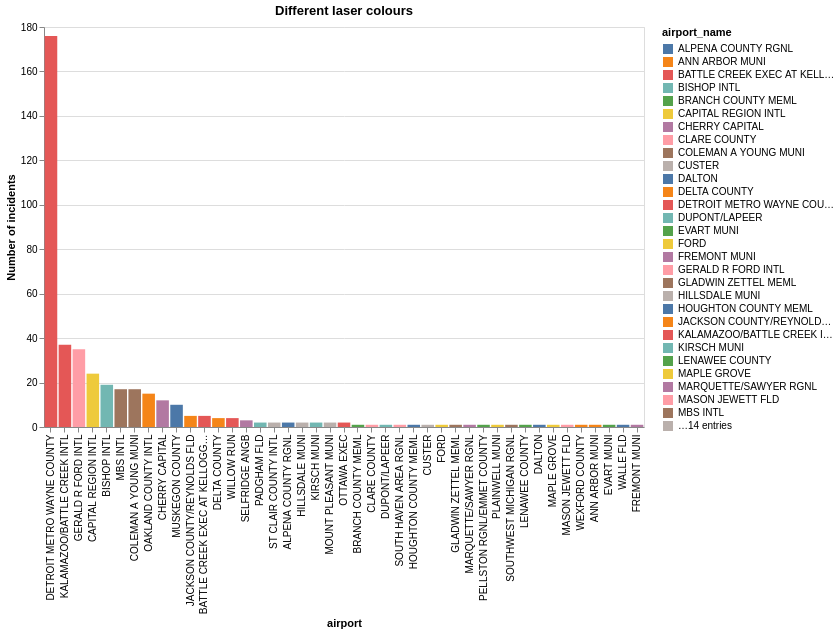

The notebook cell this image was saved under:
### Markdown cell above
### What airport has the worst problem with laser incidents? Similar to the laser colour graph, I used a bar chart as it is discrete categorical x axis values, so this would make it easy to see the worst airport

### Code cell
airport_counts = michigan_laser['airport_name'].value_counts()

alt.Chart(michigan_laser).mark_bar().encode(
    x=alt.X("airport_name", title="airport", sort="-y"),
    y=alt.Y("count()", title="Number of incidents"),
    color=alt.Color('airport_name'),
    tooltip=[
        alt.Tooltip('airport_name', title='Airport'),
        alt.Tooltip('count()', title='Number of Incidents')
    ]
).properties(
    title="Different laser colours",
    width=600,
    height=400)

### Figure 1 — Vega specification as saved in the notebook (floating-point values rounded to 4 significant figures)
{"$schema": "https://vega.github.io/schema/vega/v6.json", "data": [{"name": "source_0"}, {"name": "data_0", "values": [{"__count": 176, "airport_name": "DETROIT METRO WAYNE COUNTY"}, {"__count": 2, "airport_name": "PADGHAM FLD"}, {"__count": 17, "airport_name": "MBS INTL"}, {"__count": 37, "airport_name": "KALAMAZOO/BATTLE CREEK INTL"}, {"__count": 35, "airport_name": "GERALD R FORD INTL"}, {"__count": 2, "airport_name": "ST CLAIR COUNTY INTL"}, {"__count": 15, "airport_name": "OAKLAND COUNTY INTL"}, {"__count": 12, "airport_name": "CHERRY CAPITAL"}, {"__count": 17, "airport_name": "COLEMAN A YOUNG MUNI"}, {"__count": 1, "airport_name": "BRANCH COUNTY MEML"}, {"__count": 2, "airport_name": "ALPENA COUNTY RGNL"}, {"__count": 4, "airport_name": "DELTA COUNTY"}, {"__count": 19, "airport_name": "BISHOP INTL"}, {"__count": 1, "airport_name": "CLARE COUNTY"}, {"__count": 10, "airport_name": "MUSKEGON COUNTY"}, {"__count": 24, "airport_name": "CAPITAL REGION INTL"}, {"__count": 4, "airport_name": "WILLOW RUN"}, {"__count": 1, "airport_name": "DUPONT/LAPEER"}, {"__count": 3, "airport_name": "SELFRIDGE ANGB"}, {"__count": 1, "airport_name": "SOUTH HAVEN AREA RGNL"}, {"__count": 1, "airport_name": "HOUGHTON COUNTY MEML"}, {"__count": 1, "airport_name": "CUSTER"}, {"__count": 1, "airport_name": "FORD"}, {"__count": 1, "airport_name": "GLADWIN ZETTEL MEML"}, {"__count": 2, "airport_name": "HILLSDALE MUNI"}, {"__count": 5, "airport_name": "JACKSON COUNTY/REYNOLDS FLD"}, {"__count": 2, "airport_name": "KIRSCH MUNI"}, {"__count": 1, "airport_name": "MARQUETTE/SAWYER RGNL"}, {"__count": 1, "airport_name": "PELLSTON RGNL/EMMET COUNTY"}, {"__count": 1, "airport_name": "PLAINWELL MUNI"}, {"__count": 2, "airport_name": "MOUNT PLEASANT MUNI"}, {"__count": 5, "airport_name": "BATTLE CREEK EXEC AT KELLOGG FLD"}, {"__count": 1, "airport_name": "SOUTHWEST MICHIGAN RGNL"}, {"__count": 1, "airport_name": "LENAWEE COUNTY"}, {"__count": 1, "airport_name": "DALTON"}, {"__count": 2, "airport_name": "OTTAWA EXEC"}, {"__count": 1, "airport_name": "MAPLE GROVE"}, {"__count": 1, "airport_name": "MASON JEWETT FLD"}, {"__count": 1, "airport_name": "WEXFORD COUNTY"}, {"__count": 1, "airport_name": "ANN ARBOR MUNI"}, {"__count": 1, "airport_name": "EVART MUNI"}, {"__count": 1, "airport_name": "WALLE FLD"}, {"__count": 1, "airport_name": "FREMONT MUNI"}]}, {"name": "source_0_x_domain_airport_name", "values": [{"airport_name": "DETROIT METRO WAYNE COUNTY", "sort_field": 176}, {"airport_name": "PADGHAM FLD", "sort_field": 2}, {"airport_name": "MBS INTL", "sort_field": 17}, {"airport_name": "KALAMAZOO/BATTLE CREEK INTL", "sort_field": 37}, {"airport_name": "GERALD R FORD INTL", "sort_field": 35}, {"airport_name": "ST CLAIR COUNTY INTL", "sort_field": 2}, {"airport_name": "OAKLAND COUNTY INTL", "sort_field": 15}, {"airport_name": "CHERRY CAPITAL", "sort_field": 12}, {"airport_name": "COLEMAN A YOUNG MUNI", "sort_field": 17}, {"airport_name": "BRANCH COUNTY MEML", "sort_field": 1}, {"airport_name": "ALPENA COUNTY RGNL", "sort_field": 2}, {"airport_name": "DELTA COUNTY", "sort_field": 4}, {"airport_name": "BISHOP INTL", "sort_field": 19}, {"airport_name": "CLARE COUNTY", "sort_field": 1}, {"airport_name": "MUSKEGON COUNTY", "sort_field": 10}, {"airport_name": "CAPITAL REGION INTL", "sort_field": 24}, {"airport_name": "WILLOW RUN", "sort_field": 4}, {"airport_name": "DUPONT/LAPEER", "sort_field": 1}, {"airport_name": "SELFRIDGE ANGB", "sort_field": 3}, {"airport_name": "SOUTH HAVEN AREA RGNL", "sort_field": 1}, {"airport_name": "HOUGHTON COUNTY MEML", "sort_field": 1}, {"airport_name": "CUSTER", "sort_field": 1}, {"airport_name": "FORD", "sort_field": 1}, {"airport_name": "GLADWIN ZETTEL MEML", "sort_field": 1}, {"airport_name": "HILLSDALE MUNI", "sort_field": 2}, {"airport_name": "JACKSON COUNTY/REYNOLDS FLD", "sort_field": 5}, {"airport_name": "KIRSCH MUNI", "sort_field": 2}, {"airport_name": "MARQUETTE/SAWYER RGNL", "sort_field": 1}, {"airport_name": "PELLSTON RGNL/EMMET COUNTY", "sort_field": 1}, {"airport_name": "PLAINWELL MUNI", "sort_field": 1}, {"airport_name": "MOUNT PLEASANT MUNI", "sort_field": 2}, {"airport_name": "BATTLE CREEK EXEC AT KELLOGG FLD", "sort_field": 5}, {"airport_name": "SOUTHWEST MICHIGAN RGNL", "sort_field": 1}, {"airport_name": "LENAWEE COUNTY", "sort_field": 1}, {"airport_name": "DALTON", "sort_field": 1}, {"airport_name": "OTTAWA EXEC", "sort_field": 2}, {"airport_name": "MAPLE GROVE", "sort_field": 1}, {"airport_name": "MASON JEWETT FLD", "sort_field": 1}, {"airport_name": "WEXFORD COUNTY", "sort_field": 1}, {"airport_name": "ANN ARBOR MUNI", "sort_field": 1}, {"airport_name": "EVART MUNI", "sort_field": 1}, {"airport_name": "WALLE FLD", "sort_field": 1}, {"airport_name": "FREMONT MUNI", "sort_field": 1}]}, {"name": "data_0_y_domain___count", "values": [{"min": 1, "max": 176}]}, {"name": "data_0_color_domain_airport_name", "values": [{"airport_name": "DETROIT METRO WAYNE COUNTY"}, {"airport_name": "PADGHAM FLD"}, {"airport_name": "MBS INTL"}, {"airport_name": "KALAMAZOO/BATTLE CREEK INTL"}, {"airport_name": "GERALD R FORD INTL"}, {"airport_name": "ST CLAIR COUNTY INTL"}, {"airport_name": "OAKLAND COUNTY INTL"}, {"airport_name": "CHERRY CAPITAL"}, {"airport_name": "COLEMAN A YOUNG MUNI"}, {"airport_name": "BRANCH COUNTY MEML"}, {"airport_name": "ALPENA COUNTY RGNL"}, {"airport_name": "DELTA COUNTY"}, {"airport_name": "BISHOP INTL"}, {"airport_name": "CLARE COUNTY"}, {"airport_name": "MUSKEGON COUNTY"}, {"airport_name": "CAPITAL REGION INTL"}, {"airport_name": "WILLOW RUN"}, {"airport_name": "DUPONT/LAPEER"}, {"airport_name": "SELFRIDGE ANGB"}, {"airport_name": "SOUTH HAVEN AREA RGNL"}, {"airport_name": "HOUGHTON COUNTY MEML"}, {"airport_name": "CUSTER"}, {"airport_name": "FORD"}, {"airport_name": "GLADWIN ZETTEL MEML"}, {"airport_name": "HILLSDALE MUNI"}, {"airport_name": "JACKSON COUNTY/REYNOLDS FLD"}, {"airport_name": "KIRSCH MUNI"}, {"airport_name": "MARQUETTE/SAWYER RGNL"}, {"airport_name": "PELLSTON RGNL/EMMET COUNTY"}, {"airport_name": "PLAINWELL MUNI"}, {"airport_name": "MOUNT PLEASANT MUNI"}, {"airport_name": "BATTLE CREEK EXEC AT KELLOGG FLD"}, {"airport_name": "SOUTHWEST MICHIGAN RGNL"}, {"airport_name": "LENAWEE COUNTY"}, {"airport_name": "DALTON"}, {"airport_name": "OTTAWA EXEC"}, {"airport_name": "MAPLE GROVE"}, {"airport_name": "MASON JEWETT FLD"}, {"airport_name": "WEXFORD COUNTY"}, {"airport_name": "ANN ARBOR MUNI"}, {"airport_name": "EVART MUNI"}, {"airport_name": "WALLE FLD"}, {"airport_name": "FREMONT MUNI"}]}], "marks": [{"type": "rect", "name": "marks", "from": {"data": "data_0"}, "encode": {"update": {"tooltip": {"signal": "{\"Airport\": isValid(datum[\"airport_name\"]) ? datum[\"airport_name\"] : \"\"+datum[\"airport_name\"], \"Number of Incidents\": format(datum[\"__count\"], \"\")}"}, "y2": {"value": 0, "scale": "y"}, "x": {"field": "airport_name", "scale": "x"}, "y": {"field": "__count", "scale": "y"}, "width": {"signal": "max(0.25, bandwidth('x'))"}, "fill": {"field": "airport_name", "scale": "color"}}}, "style": ["bar"]}], "scales": [{"name": "x", "type": "band", "domain": {"data": "source_0_x_domain_airport_name", "field": "airport_name", "sort": {"op": "max", "field": "sort_field", "order": "descending"}}, "range": [0, {"signal": "width"}], "paddingInner": 0.1, "paddingOuter": 0.05}, {"name": "y", "type": "linear", "domain": [{"signal": "(data(\"data_0_y_domain___count\")[0] || {}).min"}, {"signal": "(data(\"data_0_y_domain___count\")[0] || {}).max"}], "range": [{"signal": "height"}, 0], "zero": true, "nice": true}, {"name": "color", "type": "ordinal", "domain": {"data": "data_0_color_domain_airport_name", "field": "airport_name", "sort": true}, "range": "category"}], "axes": [{"scale": "y", "tickCount": {"signal": "ceil(height/40)"}, "maxExtent": 0, "orient": "left", "ticks": false, "minExtent": 0, "zindex": 0, "aria": false, "grid": true, "labels": false, "domain": false, "gridScale": "x"}, {"scale": "x", "zindex": 0, "orient": "bottom", "labelAlign": "right", "labelAngle": 270, "grid": false, "title": "airport", "labelBaseline": "middle"}, {"scale": "y", "grid": false, "tickCount": {"signal": "ceil(height/40)"}, "orient": "left", "zindex": 0, "labelOverlap": true, "title": "Number of incidents"}], "title": {"text": "Different laser colours", "frame": "group"}, "height": 400, "width": 600, "style": "cell", "padding": 5, "background": "white", "legends": [{"fill": "color", "symbolType": "square", "title": "airport_name"}]}
